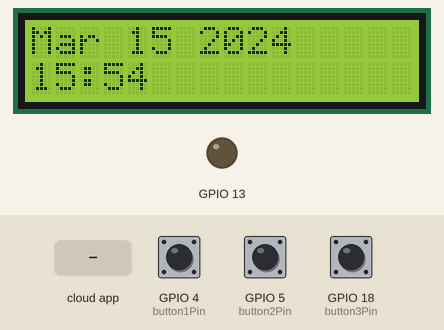
This sketch was run on a simulated ESP32. On the bench: 16×2 character LCD, output pins drawn as LEDs (lit = HIGH). Inputs (shaded band) come from the test bench; at power-on: GPIO 4 (button1Pin) HIGH, GPIO 5 (button2Pin) HIGH, GPIO 18 (button3Pin) HIGH. WiFi joins after 1.5 s; servers stay silent unless stated; the local clock reads 2024-03-15 10:24:30 at power-on unless the sketch sets it; what the sketch prints to the serial monitor is not drawn.

Above: at 2.7 s.
2.8 s: the phone or cloud app sets bool_1 to 1
At 4.2 s:
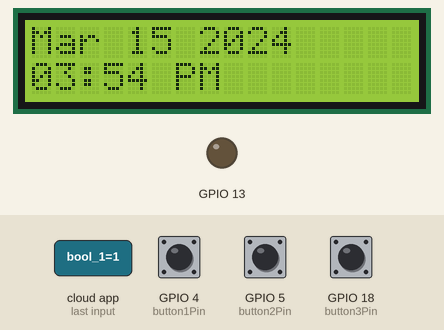
5.1 s: GPIO 4 (button1Pin) pulled LOW for 3.2 s
At 6.4 s:
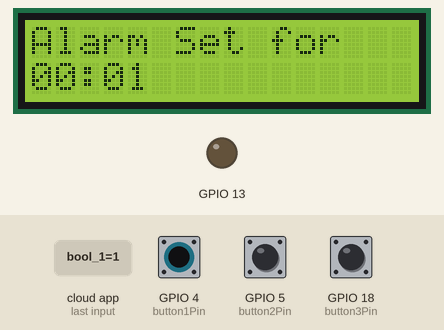
9.8 s: the phone or cloud app sets city to 2
At 11.5 s:
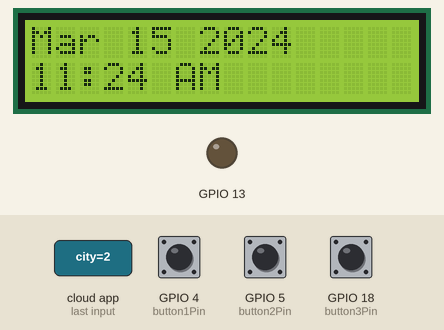
11.8 s: the phone or cloud app sets bool_1 to 0
At 13.6 s:
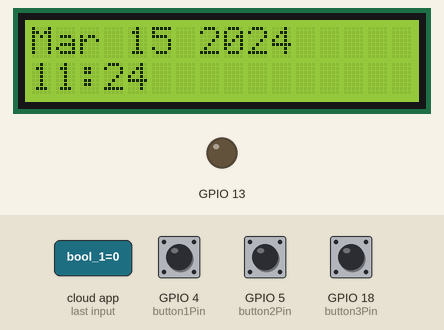
13.9 s: the phone or cloud app sets city to 3
At 15.3 s:
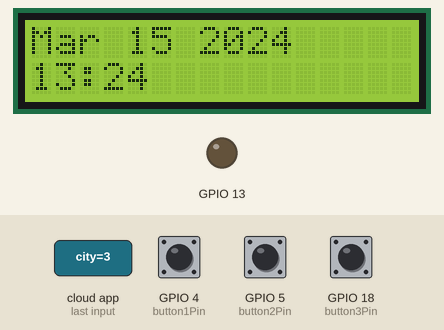
Timing chart, 0 to 16.9 s (numbered marks = the images above; inputs shaded):
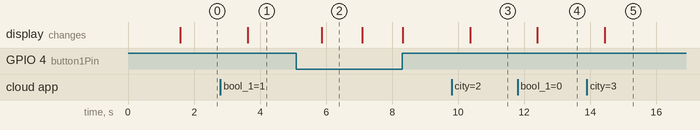

The sketch:

finale.ino
```cpp
#include "time.h"
#include <LiquidCrystal_I2C.h>
#include "thingProperties.h"

LiquidCrystal_I2C lcd(0x27, 16, 2);
int k = 5; // Example value to add to hours
int o = 30;
int alarmHour = 0;
int alarmMinute = 1;
int currentHour = 0;
int currentMinute = 0;
bool alarmActive = false;
bool alarmSnoozed = false;
const char* ntpServer1 = "pool.ntp.org";
const char* ntpServer2 = "time.nist.gov";
const long  gmtOffset_sec = 0;
const int   daylightOffset_sec = 0;

// Button Pins
const int button1Pin = 4; // Button to toggle screens
const int button2Pin = 5; // Button to start/stop/reset timer
const int button3Pin = 18; // Button to stop/snooze alarm

// Screen States
enum ScreenState { CLOCK_SCREEN, ALARM_SCREEN, TIMER_SCREEN };
ScreenState currentScreen = CLOCK_SCREEN;

bool timerRunning = false;
bool timerReset = false;
unsigned long timerStartMillis;
unsigned long timerElapsedMillis = 0;

void setup() {
  Serial.begin(115200);
  delay(1500);
  initProperties();

  ArduinoCloud.begin(ArduinoIoTPreferredConnection);
  setDebugMessageLevel(2);
  ArduinoCloud.printDebugInfo();

  pinMode(button1Pin, INPUT_PULLUP);
  pinMode(button2Pin, INPUT_PULLUP);
  pinMode(button3Pin, INPUT_PULLUP);
  pinMode(13, OUTPUT);
  lcd.init();
  lcd.backlight();

  // Initialize WiFi and NTP
  configTime(gmtOffset_sec, daylightOffset_sec, ntpServer1, ntpServer2);
}

void loop() {
  ArduinoCloud.update();

  // Handle screen toggling
  if (digitalRead(button1Pin) == LOW) {
    delay(200); // Debounce delay
    toggleScreen();
  }

  // Handle stop/snooze button for alarm
  if (digitalRead(button3Pin) == LOW && alarmActive) {
    delay(200); // Debounce delay
    if (alarmSnoozed) {
      stopAlarm();
    } else {
      snoozeAlarm();
    }
  }

  switch (currentScreen) {
    case CLOCK_SCREEN:
      showClockScreen();
      break;
    case ALARM_SCREEN:
      showAlarmScreen();
      break;
    case TIMER_SCREEN:
      showTimerScreen();
      break;
  }

  checkAlarm();
  delay(1000); // Update every second
}

void toggleScreen() {
  if (currentScreen == CLOCK_SCREEN) {
    currentScreen = ALARM_SCREEN;
  } else if (currentScreen == ALARM_SCREEN) {
    currentScreen = TIMER_SCREEN;
  } else {
    currentScreen = CLOCK_SCREEN;
  }
  lcd.clear();
}

void showClockScreen() {
  struct tm timeinfo;
  if (!getLocalTime(&timeinfo)) {
    Serial.println("No time available (yet)");
    lcd.clear();
    lcd.print("No time available");
    return;
  }

  // Adjust time by offset values
  timeinfo.tm_min += o;
  if (timeinfo.tm_min >= 60) {
    timeinfo.tm_min -= 60;
    timeinfo.tm_hour++;
  } else if (timeinfo.tm_min < 0) {
    timeinfo.tm_min += 60;
    timeinfo.tm_hour--;
  }

  timeinfo.tm_hour += k;
  if (timeinfo.tm_hour >= 24) {
    timeinfo.tm_hour -= 24;
  } else if (timeinfo.tm_hour < 0) {
    timeinfo.tm_hour += 24;
  }

  currentHour = timeinfo.tm_hour;
  currentMinute = timeinfo.tm_min;

  char period[] = "AM";
  int displayHour = currentHour;
  if (bool_1) {  // 12-hour format
    if (currentHour == 0) {
      displayHour = 12;
    } else if (currentHour > 12) {
      displayHour = currentHour - 12;
      strcpy(period, "PM");
    } else if (currentHour == 12) {
      strcpy(period, "PM");
    }
  }

  char formattedTime[9];
  if (bool_1) {
    sprintf(formattedTime, "%02d:%02d %s", displayHour, currentMinute, period);
  } else {
    sprintf(formattedTime, "%02d:%02d", currentHour, currentMinute);
  }

  char formattedDate[12];
  strftime(formattedDate, sizeof(formattedDate), "%b %d %Y", &timeinfo);

  time02 = String(formattedDate) + "\n" + String(formattedTime);

  lcd.clear();
  lcd.print(formattedDate);
  lcd.setCursor(0, 1);
  lcd.print(formattedTime);

  // Debugging
  Serial.print("Current Time: ");
  Serial.println(formattedTime);
}

void showAlarmScreen() {
  lcd.clear();
  lcd.print("Alarm Set for");
  char alarmTimeStr[6];
  sprintf(alarmTimeStr, "%02d:%02d", alarmHour, alarmMinute);
  lcd.setCursor(0, 1);
  lcd.print(alarmTimeStr);

  // Debugging
  Serial.print("Alarm Time: ");
  Serial.println(alarmTimeStr);
}

void showTimerScreen() {
  if (digitalRead(button2Pin) == LOW) {
    delay(200); // Debounce delay
    handleTimerButtonPress();
  }

  lcd.clear();
  lcd.print("Timer: ");
  lcd.setCursor(0, 1);

  unsigned long displayMillis = timerElapsedMillis;
  if (timerRunning) {
    displayMillis += millis() - timerStartMillis;
  }

  int seconds = (displayMillis / 1000) % 60;
  int minutes = (displayMillis / (1000 * 60)) % 60;
  lcd.printf("%02d:%02d", minutes, seconds);
}

void handleTimerButtonPress() {
  if (timerRunning) {
    timerElapsedMillis += millis() - timerStartMillis;
    timerRunning = false;
    timerReset = true;
  } else if (timerReset) {
    timerElapsedMillis = 0;
    timerReset = false;
  } else {
    timerStartMillis = millis();
    timerRunning = true;
  }
}

void onTime02Change() {}

void onBool1Change() {}

void onAlarm1Change() {
  unsigned long alarmTimestamp = static_cast<unsigned long>(alarm_1);

  time_t rawtime = alarmTimestamp;
  struct tm* timeinfo = localtime(&rawtime);

  alarmHour = timeinfo->tm_hour;
  alarmMinute = timeinfo->tm_min;

  Serial.print("Alarm updated to ");
  Serial.print(alarmHour);
  Serial.print(":");
  if (alarmMinute < 10) {
    Serial.print("0");
  }
  Serial.println(alarmMinute);
}

void onCityChange() {
  switch (city) {
    case 1: k = 5; o = 30; break; // New Delhi
    case 2: k = 1; o = 0; break;  // London
    case 3: k = 3; o = 0; break;  // Istanbul
    case 4: k = -4; o = 0; break; // New York
    case 5: k = 2; o = 0; break;  // Prague
    case 6: k = 9; o = 0; break;  // Tokyo
    case 7: k = 2; o = 0; break;  // Amsterdam
    default: k = 5; o = 30; break; // Default case if needed
  }
}

void stopAlarm() {
  alarmActive = false;
  alarmSnoozed = false;
  lcd.clear();
  lcd.print("Alarm Stopped");
  digitalWrite(13, LOW);
  delay(2000);
  lcd.clear();

  // Debugging
  Serial.println("Alarm Stopped");
}

void snoozeAlarm() {
  alarmSnoozed = true;
  alarmMinute += 2; // Add snooze duration to alarm time
  if (alarmMinute >= 60) {
    alarmMinute -= 60;
    alarmHour++;
    if (alarmHour >= 24) {
      alarmHour = 0;
    }
  }
  lcd.clear();
  lcd.print("Alarm Snoozed");
  delay(2000);
  lcd.clear();

  // Debugging
  Serial.print("Alarm Snoozed to: ");
  Serial.print(alarmHour);
  Serial.print(":");
  if (alarmMinute < 10) {
    Serial.print("0");
  }
  Serial.println(alarmMinute);
}

void triggerAlarm() {
  alarmActive = true;
  lcd.clear();
  lcd.print("ALARM! Press Btn3");
  digitalWrite(13, HIGH);

  // Debugging
  Serial.println("Alarm Triggered!");
}

void checkAlarm() {
  if (!alarmActive && currentHour == alarmHour && currentMinute == alarmMinute) {
    triggerAlarm();
  }
}
```

thingProperties.h
```cpp
// Code generated by Arduino IoT Cloud, DO NOT EDIT.

#include <ArduinoIoTCloud.h>
#include <Arduino_ConnectionHandler.h>

const char DEVICE_LOGIN_NAME[]  = "5594aaab-d27f-43f5-9850-5b39998a57a3";

const char SSID[]               = "Halll";    // Network SSID (name)
const char PASS[]               = "xdnu5034";    // Network password (use for WPA, or use as key for WEP)
const char DEVICE_KEY[]  = "e6bwpgV56vRSSEVimfgHYsldL";    // Secret device password

void onBool1Change();
void onAlarm1Change();
void onTime02Change();
void onCityChange();

bool bool_1;
CloudTime alarm_1;
String time02;
int city;


void initProperties(){

  ArduinoCloud.setBoardId(DEVICE_LOGIN_NAME);
  ArduinoCloud.setSecretDeviceKey(DEVICE_KEY);
  ArduinoCloud.addProperty(bool_1, READWRITE, ON_CHANGE, onBool1Change);
  ArduinoCloud.addProperty(alarm_1, READWRITE, 2 * SECONDS, onAlarm1Change);
  ArduinoCloud.addProperty(time02, READWRITE, ON_CHANGE, onTime02Change);
  ArduinoCloud.addProperty(city, READWRITE, ON_CHANGE, onCityChange);

}

WiFiConnectionHandler ArduinoIoTPreferredConnection(SSID, PASS);
```

Measured:
- after the input at 2.8 s, the display: changes after 0.83 s (image 1)
- after the input at 5.1 s, the display: changes after 0.77 s (image 2)
- after the input at 9.8 s, the display: changes after 0.56 s (image 3)
- after the input at 11.8 s, the display: changes after 0.60 s (image 4)
- after the input at 13.9 s, the display: changes after 0.54 s (image 5)
- what the display in image 2 shows lasts 1.2 s, from 5.9 s to 7.1 s
